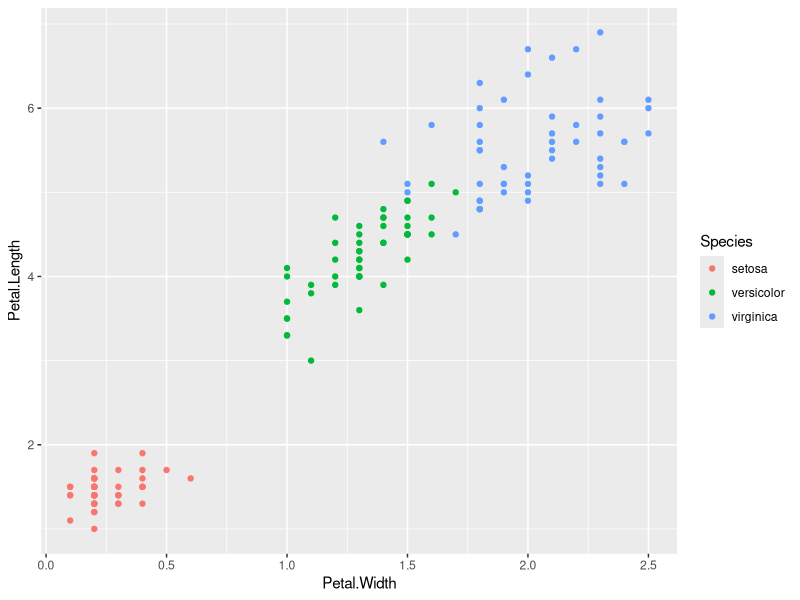
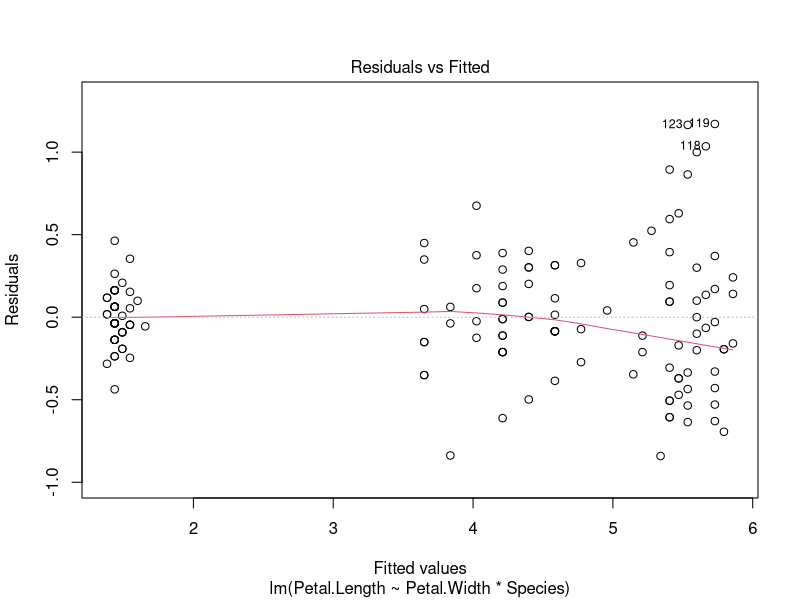
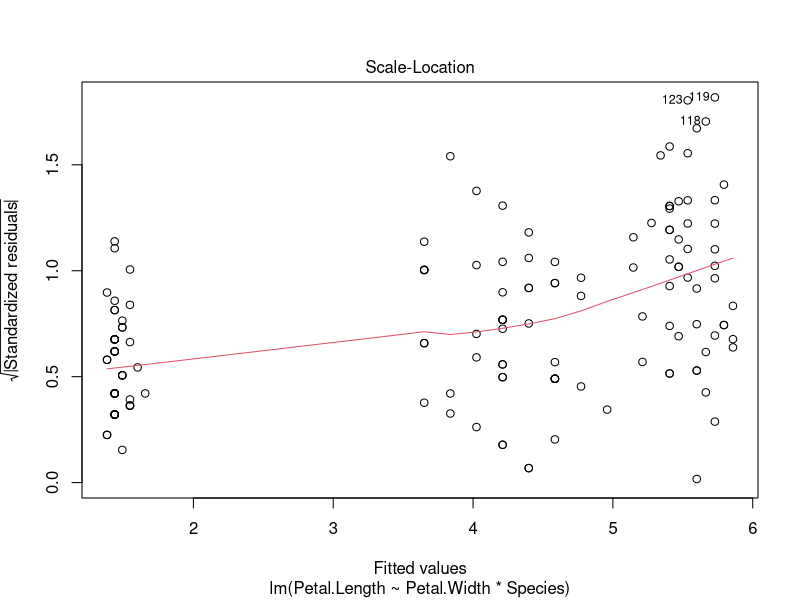
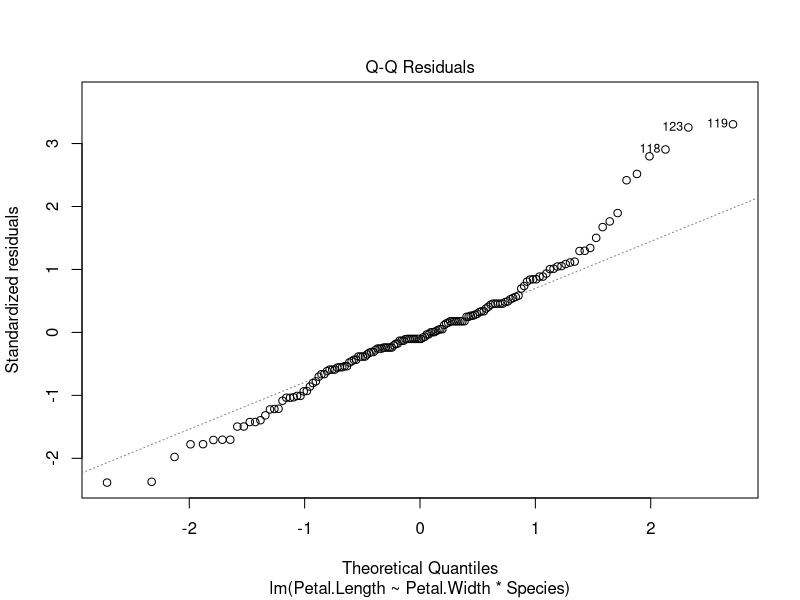
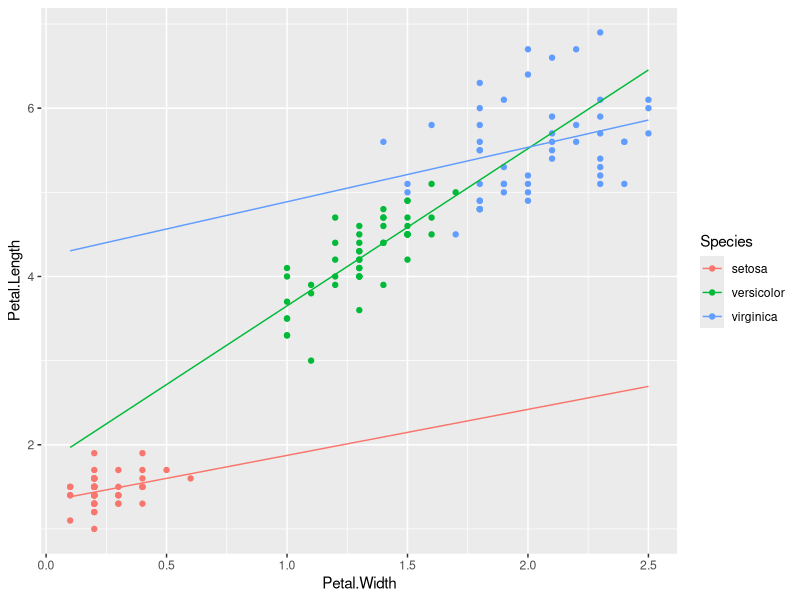

Here is the R script that generated these plots, in order:
# 一般化線形モデル
# 2024-09-25
# Greg Nishihara

# パッケージの読み込み
# github のリンク https://github.com/gnishihara/data-kaiseki-2024

library(tidyverse) # tidyverse
library(lubridate) # 日時データの処理
library(emmeans)   # 多重比較
library(ggtext)    # ggplot にマークダウンを使う

# install.packages("palmerpenguins")

# 3種のアヤメ(Iris setosa, Iris versicolor, Iris virginica)

df1 = iris |> as_tibble()

df1
# 作図して、データを可視化する
ggplot(df1) + 
  geom_point(aes(x = Petal.Width,
                 y = Petal.Length,
                 color = Species))
# CTRL + ALT + B # 上から現在の行まで実行する

# 作業仮設：花弁の長さと幅の関係は種によってことなる 
# 帰無仮説：花弁の長さと幅の関係（傾き）は等しい

# Petal.Width * Species = Petal.Length + Species + Petal.Length:Species

m0 = lm(Petal.Length ~ 1, data = df1)                     # 帰無モデル
m1 = lm(Petal.Length ~ Petal.Width, data = df1)           # 傾き等しいモデル
m2 = lm(Petal.Length ~ Species, data = df1)               # 傾きなしモデル
m3 = lm(Petal.Length ~ Petal.Width + Species, data = df1) # 相互作用なしモデル
m4 = lm(Petal.Length ~ Petal.Width * Species, data = df1) # フルモデル

AIC(m0, m1, m2, m3, m4) # m4 モデルのAICが最も低いので、とりあえず採択する

# 診断図の確認
plot(m4, which = 1) # 残渣対期待
plot(m4, which = 3) # 標準化残渣対期待
plot(m4, which = 2) # QQplot (正規性の確認)

summary.aov(m4)

# ペア毎の傾きの比較
# 診断図に問題があった（等分散性ではない、正規性ではない）
# ペア毎の比較の評価は厳しい
emtrends(m4, 'pairwise' ~ Species, var = "Petal.Width")

# 期待値ようの tibble を準備する
pdata = df1 |> 
  expand(Species,
         Petal.Width = seq(min(Petal.Width),
                           max(Petal.Width),
                           length = 21))

tmp = predict(m4, newdata = pdata, se.fit = TRUE) |> 
  as_tibble()

pdata = bind_cols(pdata, tmp)

ggplot(df1) + 
  geom_point(aes(x = Petal.Width,
                 y = Petal.Length,
                 color = Species)) +
  geom_line(aes(x = Petal.Width,
                y = fit,
                color = Species),
            data = pdata)
